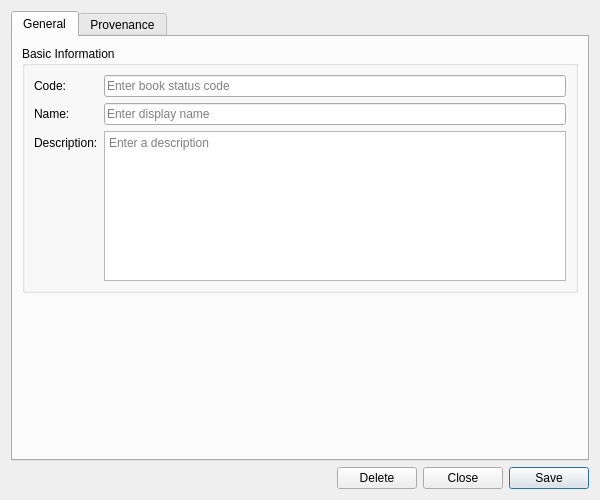
<?xml version="1.0" encoding="UTF-8"?>
<ui version="4.0">
 <class>BookStatusDetailDialog</class>
 <widget class="QWidget" name="BookStatusDetailDialog">
  <property name="geometry">
   <rect>
    <x>0</x>
    <y>0</y>
    <width>600</width>
    <height>500</height>
   </rect>
  </property>
  <property name="sizePolicy">
   <sizepolicy hsizetype="Preferred" vsizetype="Preferred">
    <horstretch>0</horstretch>
    <verstretch>0</verstretch>
   </sizepolicy>
  </property>
  <property name="minimumSize">
   <size>
    <width>600</width>
    <height>500</height>
   </size>
  </property>
  <property name="windowTitle">
   <string>Book Status Details</string>
  </property>
  <layout class="QVBoxLayout" name="verticalLayout">
   <item>
    <widget class="QTabWidget" name="tabWidget">
     <property name="currentIndex"><number>0</number></property>
     <widget class="QWidget" name="generalTab">
      <attribute name="title"><string>General</string></attribute>
      <layout class="QVBoxLayout" name="generalLayout">
       <item>
        <widget class="QGroupBox" name="basicInfoGroup">
         <property name="title">
          <string>Basic Information</string>
         </property>
         <layout class="QFormLayout" name="formLayout">
          <item row="0" column="0">
           <widget class="QLabel" name="labelCode">
            <property name="text">
             <string>Code:</string>
            </property>
           </widget>
          </item>
          <item row="0" column="1">
           <widget class="QLineEdit" name="codeEdit">
            <property name="placeholderText">
             <string>Enter book status code</string>
            </property>
            <property name="readOnly">
             <bool>true</bool>
            </property>
           </widget>
          </item>
          <item row="1" column="0">
           <widget class="QLabel" name="labelName">
            <property name="text">
             <string>Name:</string>
            </property>
           </widget>
          </item>
          <item row="1" column="1">
           <widget class="QLineEdit" name="nameEdit">
            <property name="placeholderText">
             <string>Enter display name</string>
            </property>
           </widget>
          </item>
          <item row="2" column="0">
           <widget class="QLabel" name="labelDescription">
            <property name="text">
             <string>Description:</string>
            </property>
           </widget>
          </item>
          <item row="2" column="1">
           <widget class="QPlainTextEdit" name="descriptionEdit">
            <property name="minimumSize">
             <size>
              <width>0</width>
              <height>80</height>
             </size>
            </property>
            <property name="maximumSize">
             <size>
              <width>16777215</width>
              <height>150</height>
             </size>
            </property>
            <property name="placeholderText">
             <string>Enter a description</string>
            </property>
           </widget>
          </item>
         </layout>
        </widget>
       </item>
       <item>
        <spacer name="verticalSpacer">
         <property name="orientation">
          <enum>Qt::Vertical</enum>
         </property>
         <property name="sizeHint" stdset="0">
          <size>
           <width>20</width>
           <height>40</height>
          </size>
         </property>
        </spacer>
       </item>
      </layout>
     </widget>
     <widget class="QWidget" name="provenanceTab">
      <attribute name="title"><string>Provenance</string></attribute>
      <layout class="QVBoxLayout" name="provenanceTabLayout">
       <item>
        <widget class="ores::qt::ProvenanceWidget" name="provenanceWidget" native="true"/>
       </item>
      </layout>
     </widget>
    </widget>
   </item>
   <item>
    <layout class="QHBoxLayout" name="buttonLayout">
     <item>
      <spacer name="horizontalSpacer">
       <property name="orientation">
        <enum>Qt::Horizontal</enum>
       </property>
       <property name="sizeHint" stdset="0">
        <size>
         <width>40</width>
         <height>20</height>
        </size>
       </property>
      </spacer>
     </item>
     <item>
      <widget class="QPushButton" name="deleteButton">
       <property name="text">
        <string>Delete</string>
       </property>
      </widget>
     </item>
     <item>
      <widget class="QPushButton" name="closeButton">
       <property name="text">
        <string>Close</string>
       </property>
      </widget>
     </item>
     <item>
      <widget class="QPushButton" name="saveButton">
       <property name="text">
        <string>Save</string>
       </property>
       <property name="default">
        <bool>true</bool>
       </property>
      </widget>
     </item>
    </layout>
   </item>
  </layout>
 </widget>
 <customwidgets>
  <customwidget>
   <class>ores::qt::ProvenanceWidget</class>
   <extends>QWidget</extends>
   <header>ores.qt/ProvenanceWidget.hpp</header>
  </customwidget>
 </customwidgets>
 <resources/>
 <connections/>
</ui>
